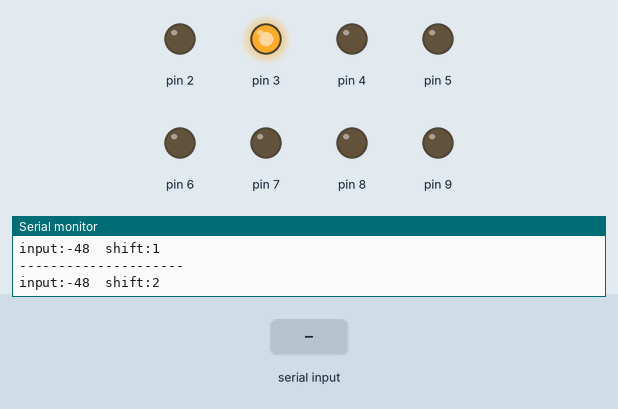
This sketch was run on a simulated Arduino Uno, built with avr-gcc and run on an emulated ATmega328P. On the bench: output pins drawn as LEDs (lit = HIGH), the last lines printed to the serial monitor. The test bench sets the inputs (shaded band).

Above: at 1.2 s.
1.3 s: "90,45\n" received over Serial
At 2.8 s:
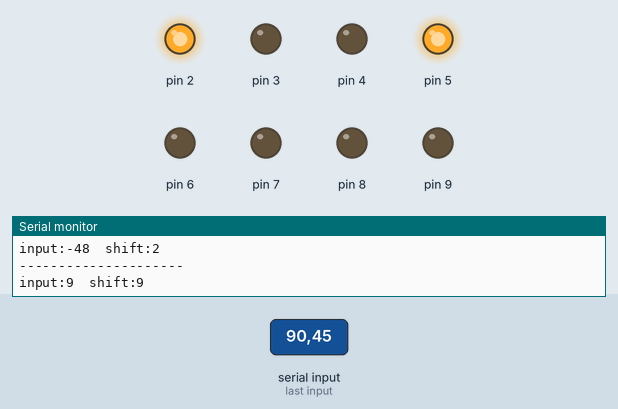
At 3.7 s:
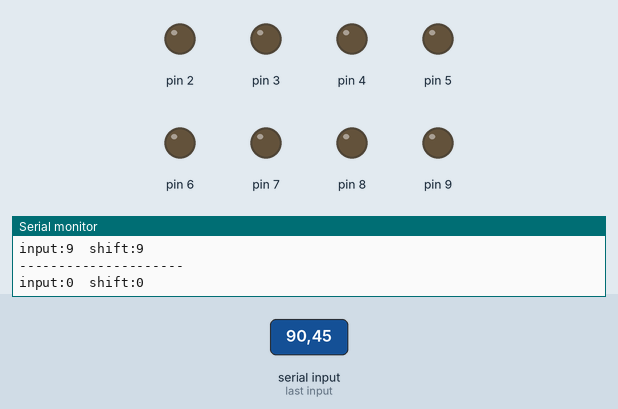
7.3 s: "30,150\n" received over Serial
At 8.8 s:
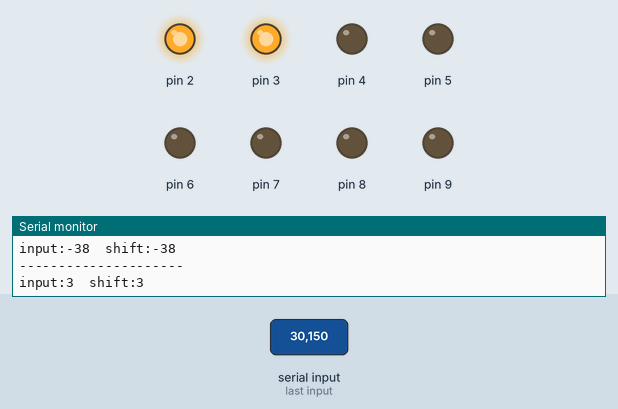
Timing chart, 0 to 19.5 s (numbered marks = the images above; inputs shaded):
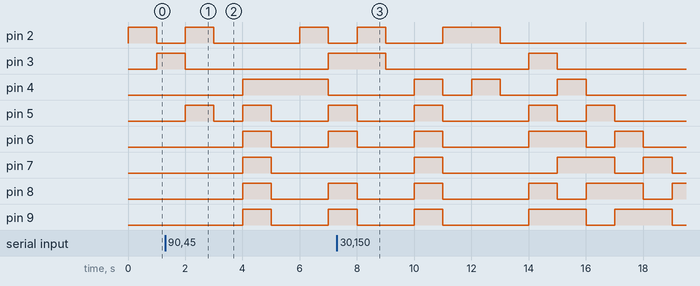

The sketch:

LED_Shift.ino
```cpp
byte leds[8] ;
void setup() {

  int ledStart = 2;
  for(int i = 0 ; i < 8 ; i++){
    leds[i] = ledStart ++;
    pinMode(leds[i], OUTPUT);
  }
  Serial.begin(9600);

}

int ledVal = 1;
int keyin = 0;

void loop() {

  if(Serial.available()){
    keyin = Serial.read();
    ledVal = keyin - '0';
  }
  Serial.println("---------------------");
  for(int i = 0 ; i < 8;i++){
    int bit = bitRead(ledVal,i);
    digitalWrite(leds[i],bit);
  }
  Serial.print("input:");
  Serial.print(keyin - '0');
  Serial.print("\t");

  Serial.print("shift:");
  Serial.println(ledVal);

  // ledVal 을 shift-left
  ledVal = ledVal << 1 ;
  if(ledVal > 256) ledVal = keyin - '0' ;
  delay(1000);

}
```

Measured:
- after the input at 1.3 s, pin 2: alternates HIGH for 1.0 s and LOW for 3.0 s, starting after 0.70 s; pin 9: LOW → HIGH after 2.7 s instead of 5.7 s
- after the input at 7.3 s, pin 2: LOW → HIGH after 0.70 s, → LOW 1.0 s later, → HIGH 2.0 s later, → LOW 2.0 s later
